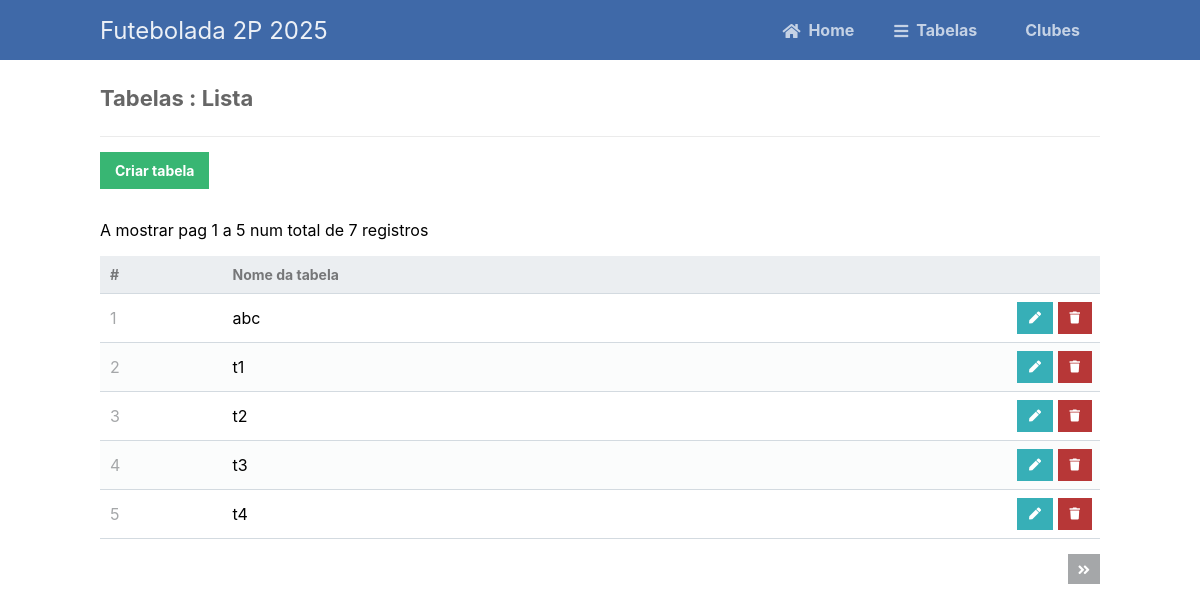
Screenshot of /14642_futebolada/jogadores/jogador_read.php with the database file from the repository.
### tables this page shows
CREATE TABLE `tabela` (
  `idtabela` int(11) NOT NULL,
  `nome` varchar(100) NOT NULL
);

### 14642_futebolada/inc/config.php (called while the page is built)
<?php
    $records_per_page = 5;
    $project_path = "/14642_futebolada";
?>

### 14642_futebolada/jogadores/jogador_read.php (the view, shortened to what this page needs)
<?php
include '../inc/config.php';
include '../inc/functions.php';
$pdo = pdo_connect_mysql();
$page = isset($_GET['page']) && is_numeric($_GET['page']) ? (int)$_GET['page'] : 1;
$stmt = $pdo->prepare('SELECT * FROM tabela ORDER BY idtabela LIMIT :current_page, :record_per_page');
$stmt->bindValue(':current_page', ($page-1)*$records_per_page, PDO::PARAM_INT);
$stmt->bindValue(':record_per_page', $records_per_page, PDO::PARAM_INT);
$stmt->execute();
$lista_tabelas = $stmt->fetchAll(PDO::FETCH_ASSOC);
$num_tabelas = $pdo->query('SELECT COUNT(*) FROM tabela')->fetchColumn();
$pag_begin = ($page - 1) * $records_per_page + 1;
$pag_end = $page * $records_per_page;
?>
<?=template_header('Tabelas : Lista', $project_path)?>
<div class="content read">
	<h2>Tabelas : Lista</h2>
	<a href="tabela_create.php" class="create-contact">Criar tabela</a>
    <p>
        A mostrar pag <?php echo ($pag_begin) . " a " . $pag_end; ?>
        num total de <?php echo $num_tabelas; ?> registros
    </p>
	<table>
        <thead>
            <tr>
                <td>#</td>
                <td>Nome da tabela</td>
                <td></td>
            </tr>
        </thead>
        <tbody>
            <?php foreach ($lista_tabelas as $item): ?>
            <tr>
                <td><?=$item['idtabela']?></td>
                <td><?=$item['nome']?></td>
                <td class="actions">
                    <a href="tabela_update.php?id=<?=$item['idtabela']?>" class="edit"><i class="fas fa-pen fa-xs"></i></a>
                    <a href="tabela_delete.php?id=<?=$item['idtabela']?>" class="trash"><i class="fas fa-trash fa-xs"></i></a>
                </td>
            </tr>
            <?php endforeach; ?>
        </tbody>
    </table>
	<div class="pagination">
		<?php if ($page*$records_per_page < $num_tabelas): ?>
		<a href="tabela_read.php?page=<?=$page+1?>"><i class="fas fa-angle-double-right fa-sm"></i></a>
		<?php endif; ?>
	</div>
</div>
<?=template_footer()?>

### 14642_futebolada/css/style.css (style rules this page uses)
* { box-sizing: border-box; font-family: -apple-system, BlinkMacSystemFont, "segoe ui", roboto, oxygen, ubuntu, cantarell, "fira sans", "droid sans", "helvetica neue", Arial, sans-serif; font-size: 16px; -webkit-font-smoothing: antialiased; -moz-osx-font-smoothing: grayscale; }
body { background-color: #FFFFFF; margin: 0; }
.content { width: 1000px; margin: 0 auto; }
.content h2 { margin: 0; padding: 25px 0; font-size: 22px; border-bottom: 1px solid #ebebeb; color: #666666; }
.read .create-contact { display: inline-block; text-decoration: none; background-color: #38b673; font-weight: bold; font-size: 14px; color: #FFFFFF; padding: 10px 15px; margin: 15px 0; }
.read .pagination { display: flex; justify-content: flex-end; }
.read .pagination a { display: inline-block; text-decoration: none; background-color: #a5a7a9; font-weight: bold; color: #FFFFFF; padding: 5px 10px; margin: 15px 0 15px 5px; }
.read table { width: 100%; padding-top: 30px; border-collapse: collapse; }
.read table thead { background-color: #ebeef1; border-bottom: 1px solid #d3dae0; }
.read table thead td { padding: 10px; font-weight: bold; color: #767779; font-size: 14px; }
.read table tbody tr { border-bottom: 1px solid #d3dae0; }
.read table tbody tr:nth-child(even) { background-color: #fbfcfc; }
.read table tbody tr td { padding: 10px; }
.read table tbody tr td:nth-child(1) { color: #a5a7a9; }
.read table tbody tr td.actions { padding: 8px; text-align: right; }
.read table tbody tr td.actions .edit, .read table tbody tr td.actions .trash { display: inline-flex; text-align: right; text-decoration: none; color: #FFFFFF; padding: 10px 12px; }
.read table tbody tr td.actions .trash { background-color: #b73737; }
.read table tbody tr td.actions .edit { background-color: #37afb7; }

### rows the page displays
tabela: idtabela "1", nome "abc"
tabela: idtabela "2", nome "t1"
tabela: idtabela "3", nome "t2"
tabela: idtabela "4", nome "t3"
tabela: idtabela "5", nome "t4"

### other values shown
$pag_begin "1"
$pag_end "5"
$num_tabelas "7"
